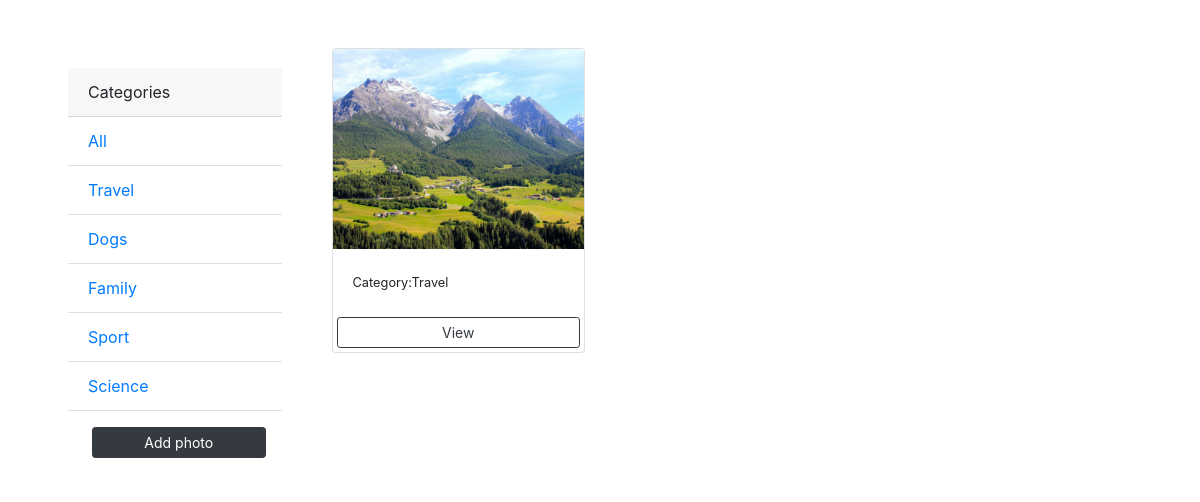
/?category=Travel, run on the app's committed database.
### photo/models.py (models this page shows, shortened)
class Category(models.Model):
    name = models.CharField(max_length=255, null=False, blank=False)
    def __str__(self):
        return self.name

class Photo(models.Model):
    category = models.ForeignKey(Category, on_delete=models.SET_NULL, null=True)
    image = models.ImageField(upload_to='photos/%Y/%m/%d/',null=False, blank=False)
    description = models.TextField()

### photo/views.py (the view)
# urls.py: path('', views.gallery, name='gallery'),
def gallery(requests):
    category = requests.GET.get('category')
    if category is None:
        photos = Photo.objects.all()
    else:
        photos = Photo.objects.filter(category__name=category)
    categories = Category.objects.all()
    context = {'categories': categories, 'photos': photos}
    return render(requests, 'photos/gallery.html', context=context)

### photo/templates/photos/gallery.html (shortened to what this page needs)
{% extends "photos/base.html" %}
{% block content %}
<div class="containter">
    <div class="row">
        <div class="col-md-3">
            <div class="card-body">
                <div class="card-header">
                    Categories
                </div>
                <ul class="list-group list-group-flush">
                    <li class="list-group-item"><a href="{% url 'gallery' %}">All</a></li>
                    {% for category in categories%}
                    <li class="list-group-item"><a href="{% url 'gallery' %}?category={{category.name}}">{{category.name}}</a></li>
                    {% endfor %}
                    <li class="list-group-item">
                        <a href="{% url 'add-photo' %}" class="btn btn-dark btn-block btn-sm m-1">Add photo</a>
                    </li>
                </ul>
            </div>
        </div>
        <div class="col-md-9">
            <div class="row">
                {% for photo in photos %}
                <div class="col-md-4">
                    <div class="card">
                        <img src="{{photo.image.url}}" class="image-thumbail"/>
                        <div class="card-body">
                            <small>Category:{{photo.category}}</small>
                        </div>
                        <a href="{% url 'view-photo' photo.pk %}" class="btn btn-outline-dark btn-sm m-1">View</a>
                    </div>
                </div>
                {% empty %}
                <h3>No photos...</h3>
                {% endfor %}
            </div>
        </div>
    </div>
</div>
{% endblock content %}

### photo/templates/photos/base.html (style rules this page uses)
.image-thumbail { height:200px; object-fit:cover; }

### data on the page
Category: name "Travel"
Category: name "Dogs"
Category: name "Family"
Category: name "Sport"
Category: name "Science"
Photo: image (picture), category "Travel"
